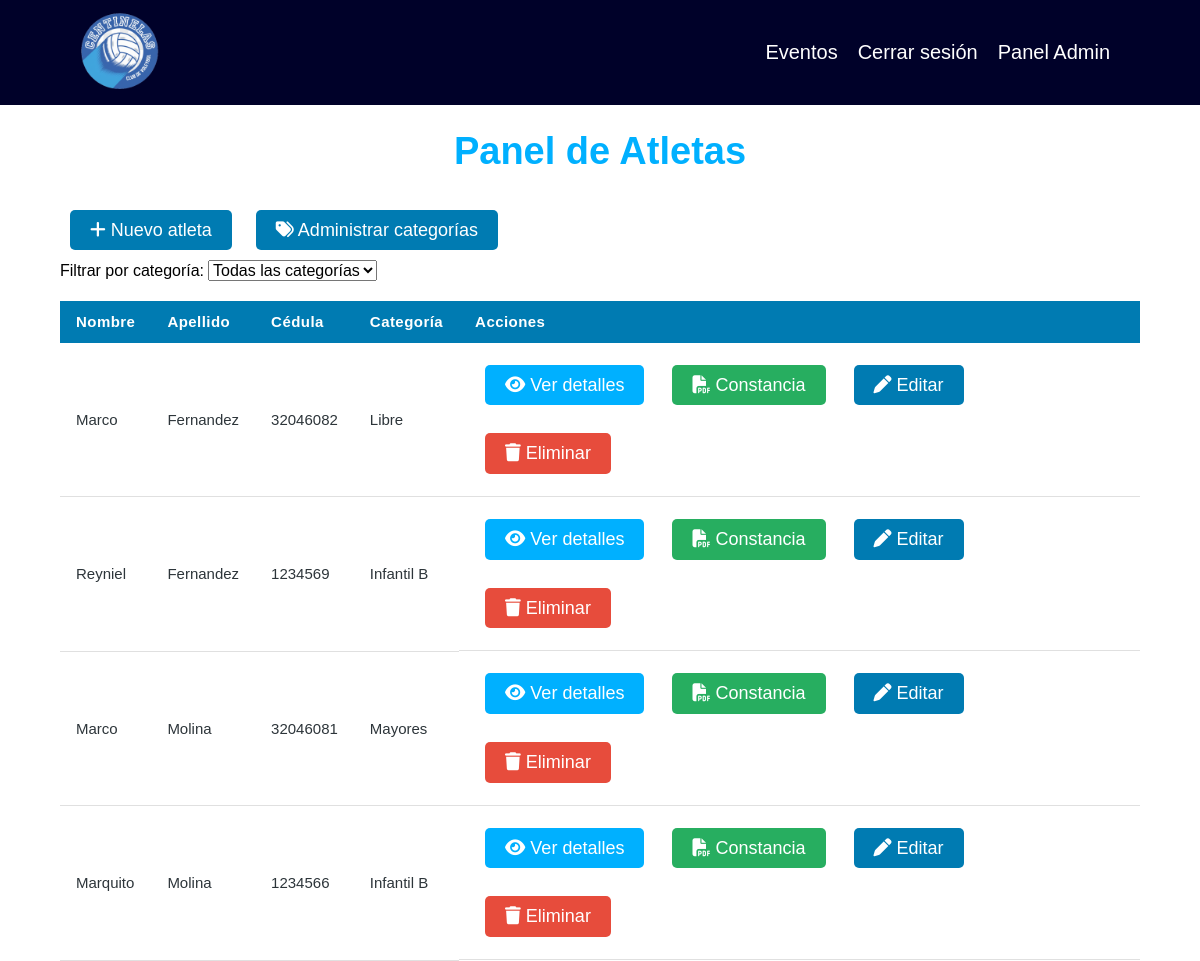
Screenshot of /admin/estudiantes/index.php (signed in) with the database file from the repository.
### tables this page shows
CREATE TABLE `estudiantes` (
  `id` int(11) NOT NULL,
  `persona_id` int(11) DEFAULT NULL,
  `categoria_id` int(11) DEFAULT NULL,
  `representante_id` int(11) DEFAULT NULL,
  `fecha_nacimiento` date DEFAULT NULL,
  `lugar_nacimiento` varchar(150) DEFAULT NULL
);

CREATE TABLE `personas` (
  `id` int(11) NOT NULL,
  `nombre` varchar(100) NOT NULL,
  `apellido` varchar(100) NOT NULL,
  `cedula` varchar(100) NOT NULL,
  `telefono` varchar(20) DEFAULT NULL,
  `correo` varchar(100) DEFAULT NULL
);

CREATE TABLE `categorias` (
  `id` int(11) NOT NULL,
  `nombre` varchar(100) NOT NULL,
  `descripcion` text DEFAULT NULL
);

### src/Estudiante.php (called while the page is built, shortened)
<?php
class Estudiante {
    public static function listar() {
        $conn = DB::conectar();
        $sql = 'SELECT
                    e.id,
                    e.persona_id,
                    e.categoria_id,
                    e.representante_id,
                    e.fecha_nacimiento,
                    e.lugar_nacimiento,
                    p.nombre           AS nombre,
                    p.apellido         AS apellido,
                    p.cedula           AS cedula,
                    p.telefono         AS telefono,
                    p.correo           AS correo,
                    c.nombre           AS categoria_nombre,
                    rp.nombre          AS rep_nombre,
                    rp.apellido        AS rep_apellido,
                    rp.cedula          AS rep_cedula,
                    rp.telefono        AS rep_telefono,
                    rp.correo          AS rep_correo,
                    r.profesion        AS rep_profesion,
                    r.domicilio        AS rep_domicilio
                FROM estudiantes e
                LEFT JOIN personas       p  ON e.persona_id       = p.id
                LEFT JOIN categorias     c  ON e.categoria_id     = c.id
                LEFT JOIN representantes r  ON e.representante_id = r.id
                LEFT JOIN personas       rp ON r.persona_id       = rp.id
                ORDER BY p.apellido ASC';
        return $conn->query($sql);
    }
}

### admin/estudiantes/index.php (the view, shortened to what this page needs)
<?php
require_once __DIR__ . '/../../src/Estudiante.php';
$estudiantes = Estudiante::listar();
include __DIR__ . '/../../templates/header.php';
?>
<main class="contenedor seccion">
    <h1>Panel de Atletas</h1>
    <a class="boton" href="/centinela/admin/estudiantes/crear.php">
        <i class="fa-solid fa-plus"></i> Nuevo atleta
    </a>
    <a class="boton" href="/centinela/admin/categorias/index.php">
        <i class="fa-solid fa-tags"></i> Administrar categorías
    </a>
    <?php if ($estudiantes->num_rows === 0) : ?>
        <p>No hay atletas registrados aún.</p>
    <?php else : ?>
        <div class="filtro-contenedor">
            <label class="filtrar-categorias" for="filtro-categoria">Filtrar por categoría:</label>
            <select class="filtrar-categorias"  id="filtro-categoria">
                <option class="filtro-categoria" value="">Todas las categorías</option>
            </select>
        </div>
        <div class="tabla-contenedor">
            <table class="tabla">
                <thead>
                    <tr>
                        <th>Nombre</th>
                        <th>Apellido</th>
                        <th class="col-oculta-movil">Cédula</th>
                        <th class="col-oculta-movil">Categoría</th>
                        <th>Acciones</th>
                    </tr>
                </thead>
                <tbody>
                    <?php while ($estudiante = $estudiantes->fetch_assoc()) : ?>
                        <tr data-categoria="<?php echo htmlspecialchars($estudiante['categoria_nombre'] ?? ''); ?>">
                            <td><?php echo htmlspecialchars($estudiante['nombre']); ?></td>
                            <td><?php echo htmlspecialchars($estudiante['apellido']); ?></td>
                            <td class="col-oculta-movil"><?php echo htmlspecialchars($estudiante['cedula']); ?></td>
                            <td class="col-oculta-movil"><?php echo htmlspecialchars($estudiante['categoria_nombre'] ?? '—'); ?></td>
                            <td class="acciones">
                                <button class="boton boton-info" onclick="abrirModal(
                                    '<?php echo htmlspecialchars($estudiante['nombre']); ?>',
                                    '<?php echo htmlspecialchars($estudiante['apellido']); ?>',
                                    '<?php echo htmlspecialchars($estudiante['cedula']); ?>',
                                    '<?php echo htmlspecialchars($estudiante['telefono'] ?? '—'); ?>',
                                    '<?php echo htmlspecialchars($estudiante['correo'] ?? '—'); ?>',
                                    '<?php echo htmlspecialchars($estudiante['fecha_nacimiento'] ?? '—'); ?>',
                                    '<?php echo htmlspecialchars($estudiante['lugar_nacimiento'] ?? '—'); ?>',
                                    '<?php echo htmlspecialchars($estudiante['categoria_nombre'] ?? '—'); ?>',
                                    '<?php echo htmlspecialchars($estudiante['rep_nombre'] ?? '—'); ?>',
                                    '<?php echo htmlspecialchars($estudiante['rep_apellido'] ?? '—'); ?>',
                                    '<?php echo htmlspecialchars($estudiante['rep_cedula'] ?? '—'); ?>',
                                    '<?php echo htmlspecialchars($estudiante['rep_telefono'] ?? '—'); ?>',
                                    '<?php echo htmlspecialchars($estudiante['rep_correo'] ?? '—'); ?>',
                                    '<?php echo htmlspecialchars($estudiante['rep_profesion'] ?? '—'); ?>',
                                    '<?php echo htmlspecialchars($estudiante['rep_domicilio'] ?? '—'); ?>'
                                )">
                                    <i class="fa-solid fa-eye"></i> Ver detalles
                                </button>
                                <a class="boton boton-verde"
                                    href="/centinela/admin/constancias/crear_constancia.php?id=<?php echo $estudiante['id']; ?>">
                                    <i class="fa-solid fa-file-pdf"></i> Constancia
                                </a>
                                <a class="boton"
                                    href="/centinela/admin/estudiantes/editar.php?id=<?php echo $estudiante['id']; ?>">
                                    <i class="fa-solid fa-pen"></i> Editar
                                </a>
                                <form method="POST" action="/centinela/admin/estudiantes/eliminar.php">
                                    <button class="boton boton-rojo" type="submit">
                                        <i class="fa-solid fa-trash"></i> Eliminar
                                    </button>
                                </form>
                            </td>
                        </tr>
                    <?php endwhile; ?>
                </tbody>
            </table>
        </div>
    <?php endif; ?>
</main>

### assets/styles/app.css (style rules this page uses)
:root { --blanco-fondo: #FFFFFF; --celeste-primario: #00B0FF; --azul-interactivo: #007BB2; --azul-oscuro: #000129; --texto-principal: #2d353a; }
Html { box-sizing: border-box; font-size: 62.5%; }
*, *:before, *:after { box-sizing: inherit; }
Body { font-size: 1.6rem; }
html, body { height: 100%; margin: 0; }
h1, h2, h3, p, a { font-family: 'Google Sans', sans-serif; color: var(--texto-principal); }
a { text-decoration: none; font-size: 2rem; padding: 1rem; }
h1 { font-size: 3.8rem; font-weight: 700; color: var(--celeste-primario); }
h1, h2, h3 { text-align: center; }
.seccion { margin-top: 5rem; margin-bottom: 5rem; }
.boton { display: inline-block; background-color: var(--azul-interactivo); color: white; padding: 1rem 2rem; margin: 1rem; border-radius: 5px; font-size: 1.8rem; font-weight: 500; border: none; font-family: 'Google Sans', sans-serif; }
.boton-verde { background-color: #27ae60; color: #fff; }
.contenedor { max-width: 90%; margin: 0 auto; }
.tabla-contenedor { width: 100%; overflow-x: auto; margin-top: 2rem; }
.tabla { width: 100%; border-collapse: collapse; font-family: 'Google Sans', sans-serif; font-size: 1.6rem; color: var(--texto-principal); white-space: nowrap; }
.tabla thead { background-color: var(--azul-interactivo); color: #fff; }
.tabla th { padding: 1.2rem 1.6rem; text-align: left; font-weight: 600; font-size: 1.5rem; letter-spacing: 0.03em; color: #fff; }
.tabla td { padding: 1.2rem 1.6rem; border-bottom: 1px solid #e0e0e0; vertical-align: middle; font-size: 1.5rem; }
.tabla .acciones { display: flex; gap: 0.8rem; flex-direction: row; align-items: center; flex-wrap: wrap; }
.boton-info { background-color: var(--celeste-primario); color: #fff; border: none; cursor: pointer; }
.boton-rojo { background-color: #e74c3c; color: #fff; border: none; cursor: pointer; }
.filtrar-categorias { font-family: 'Google Sans', sans-serif; }

### rows the page displays
estudiantes: persona.nombre "Marco", persona.apellido "Fernandez", persona.cedula "32046082", categoria.nombre "Libre"
estudiantes: persona.nombre "Reyniel", persona.apellido "Fernandez", persona.cedula "1234569", categoria.nombre "Infantil B"
estudiantes: persona.nombre "Marco", persona.apellido "Molina", persona.cedula "32046081", categoria.nombre "Mayores"
estudiantes: persona.nombre "Marquito", persona.apellido "Molina", persona.cedula "1234566", categoria.nombre "Infantil B"
